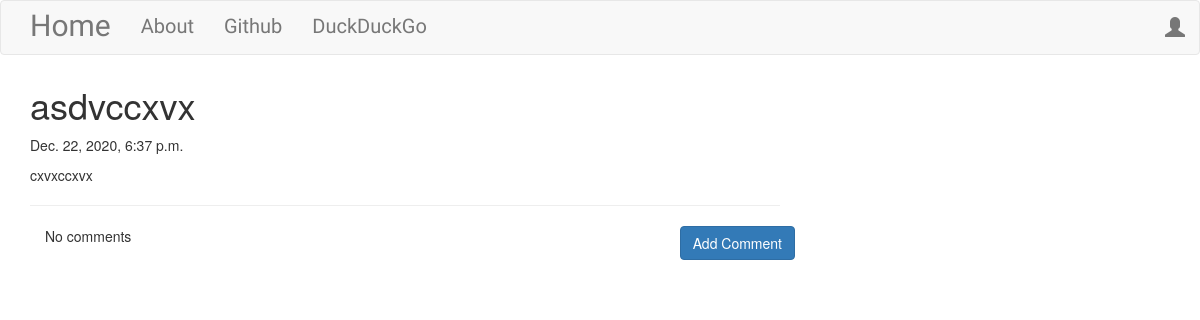
Page /post/7 on the committed database.
### blog/models.py (models this page shows, shortened)
class Post(models.Model):
  author = models.ForeignKey('auth.User', on_delete=models.CASCADE)
  title = models.CharField(max_length=256)
  text = models.TextField()
  create_date = models.DateTimeField(default=timezone.now)
  published_date = models.DateTimeField(blank=True, null=True)

### blog/views.py (the view)
# urls.py: path('post/<int:pk>', views.PostDetailView.as_view(), name="post_detail"),
class PostDetailView(DetailView):
    model = Post

### blog/templates/blog/post_detail.html (shortened to what this page needs)
{% extends 'blog/base.html' %}
{% block body_block %}
  <h1 class="posttitle loader">{{post.title}}</h1>
  {% if post.published_date %}
    <div class="date postdate">
      {{ post.published_date }}
    </div>
  {% else %}
    <a href="{% url 'post_publish' pk=post.pk %}" class="btn btn-default">Publish</a>
  {% endif %}
  <p class="postcontent">{{post.text|safe|linebreaksbr}}</p>
  <hr>
  <a href="{% url 'add_comment_to_post' pk=post.pk %}" class="btn btn-primary btn-comment">Add Comment</a>
  <div class="container">
    {% for comment in post.comments.all %}
      <br>
      {% if user.is_authenticated or comment.approved_comment %}
      {{comment.created_date}}
        {% if not comment.approved_comment %}
          <a href="{% url 'comment_remove' pk=comment.pk %}" class="btn btn-default">
            <span class="glyphicon glyphicon-remove"></span>
          </a>
          <a href="{% url 'comment_approve' pk=comment.pk %}" class="btn btn-default">
            <span class="glyphicon glyphicon-ok"></span>
          </a>
        {% endif %}
        <p>{{comment.text|safe|linebreaksbr}}</p>
        <p>Posted by: {{comment.author}}</p>
      {% endif %}
      {% empty %}
      <p>No comments</p>
    {% endfor %}
  </div>
{% endblock %}

### blog/static/css/blog.css (style rules this page uses)
.loader { filter:hue-rotate(0deg); color:linear-gradient(45deg,#0f8,#08f); animation:hue 10000ms infinite linear; }
.postcontent { font-family: 'Montserrat'; font-size: 1.6rem; }
.btn-comment { position: absolute; right: 0; }

### rows in the picture
Post: title "asdvccxvx", published_date "Dec. 22, 2020, 6:37 p.m.", text "cxvxccxvx"
